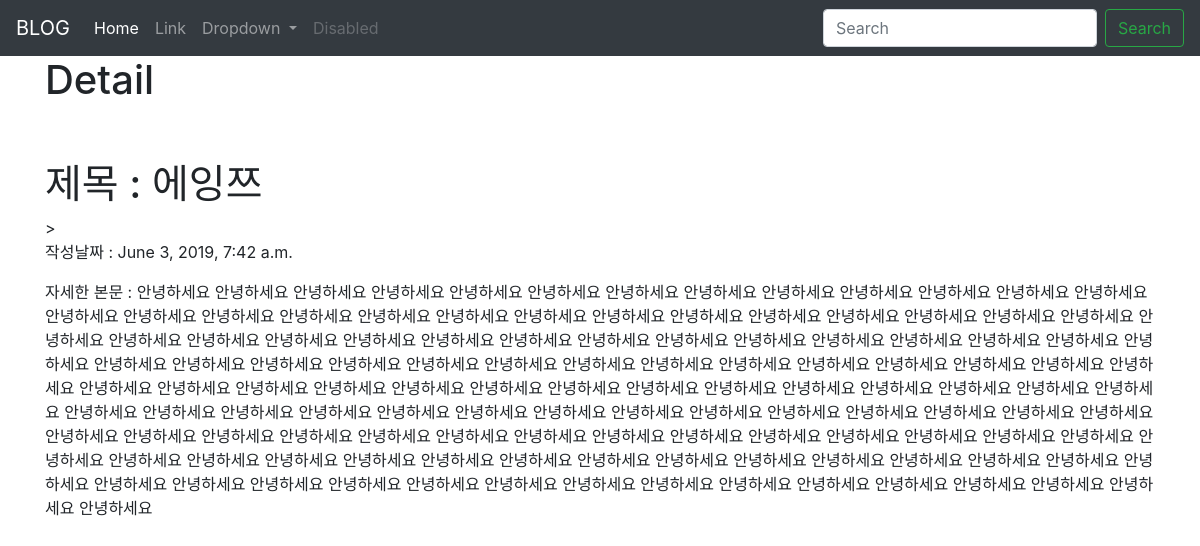
Page /blog/3 on the committed database.
### blog/models.py (models this page shows, shortened)
class Blog(models.Model):
    title = models.CharField(max_length=200)
    pub_data = models.DateTimeField('data published')
    body = models.TextField()

### blog/views.py (the view)
# urls.py: path('blog/<int:blog_id>', blog.views.detail, name="detail"),
def detail(request, blog_id):
    blog_detail = get_object_or_404(Blog, pk = blog_id)
    return render(request, 'detail.html', {'blog':blog_detail})

### blog/templates/detail.html (shortened to what this page needs)
<DOCKTYPE html>
        <head>
          <link rel="stylesheet" href="https://stackpath.bootstrapcdn.com/bootstrap/4.3.1/css/bootstrap.min.css">
          <body>
              <nav class="navbar navbar-expand-lg navbar-dark bg-dark">
                  <a class="navbar-brand" href="{% url 'home' %}">BLOG</a>
                  <div class="collapse navbar-collapse" id="navbarSupportedContent">
                    <ul class="navbar-nav mr-auto">
                      <li class="nav-item active">
                        <a class="nav-link" href="{% url 'home' %}">Home <span class="sr-only">(current)</span></a>
                      </li>
                      <li class="nav-item">
                        <a class="nav-link" href="#">Link</a>
                      </li>
                      <li class="nav-item dropdown">
                        <a class="nav-link dropdown-toggle" href="#" id="navbarDropdown" role="button" data-toggle="dropdown" aria-haspopup="true" aria-expanded="false">
                          Dropdown
                        </a>
                      </li>
                      <li class="nav-item">
                        <a class="nav-link disabled" href="#" tabindex="-1" aria-disabled="true">Disabled</a>
                      </li>
                    </ul>
                    <form class="form-inline my-2 my-lg-0">
                      <input class="form-control mr-sm-2" type="search" placeholder="Search" aria-label="Search">
                      <button class="btn btn-outline-success my-2 my-sm-0" type="submit">Search</button>
                    </form>
                  </div>
                </nav>
              <div class="container">
                    <h1> Detail </h1>
                <br> <br>
                <h1> 제목 : {{blog.title}} </h1>>
                <p> 작성날짜 : {{blog.pub_data}} </p>
                <p> 자세한 본문 : {{blog.body}} </p>
              </div>
          </body>
        </head>
      </DOCKTYPE>

### rows in the picture
Blog: title "에잉쯔", pub_data "June 3, 2019, 7:42 a.m.", body "안녕하세요 안녕하세요 안녕하세요 안녕하세요 안녕하세요 안녕하세요 안녕하세요 안녕하세요 안녕하세요 안녕하세요 안녕하세요 안녕하세요 안녕하세요 안녕하세요 안녕하세요 안녕하세요 안녕하세요 안녕하세요 안녕하세요 안녕하세요 안녕하세요 안녕하세요 안녕하세요 안녕하세요 안녕하세요 안녕하세요 안녕하세요 안녕하세요 안녕하세요 안녕하세요 안녕하세요 안녕하세요 안녕하세요 안녕하세요 안녕하세요 안녕하세요 안녕하세요 안녕하세요 안녕하세요 안녕하세요 안녕하세요 안녕하세요 안녕하세요 안녕하세요 안녕하세요 안녕하세요 안녕하세요 안녕하세요 안녕하세요 안녕하세요 안녕하세요 안녕하세요 안녕하세요 안녕하세요 안녕하세요 안녕하세요 안녕하세요 안녕하세요 안녕하세요 안녕하세요 안녕하세요 안녕하세요 안녕하세요 안녕하세요 안녕하세요 안녕하세요 안녕하세요 안녕하세요 안녕하세요 안녕하세요 안녕하세요 안녕하세요 안녕하세요 안녕하세요 안녕하세요 안녕하세요 안녕하세요 안녕하세요 안녕하세요 안녕하세요 안녕하세요 안녕하세요 안녕하세요 안녕하세요 안녕하세요 안녕하세요 안녕하세요 안녕하세요 안녕하세요 안녕하세요 안녕하세요 안녕하세요 안녕하세요 안녕하세요 안녕하세요 안녕하세요 안녕하세요 안녕하세요 안녕하세요 안녕하세요 안녕하세요 안녕하세요 안녕하세요 안녕하세요 안녕하세요 안녕하세요 안녕하세요 안녕하세요 안녕하세요 안녕하세요 안녕하세요 안녕하세요 안녕하세요 안녕하세요 안녕하세요 안녕하세요…"
